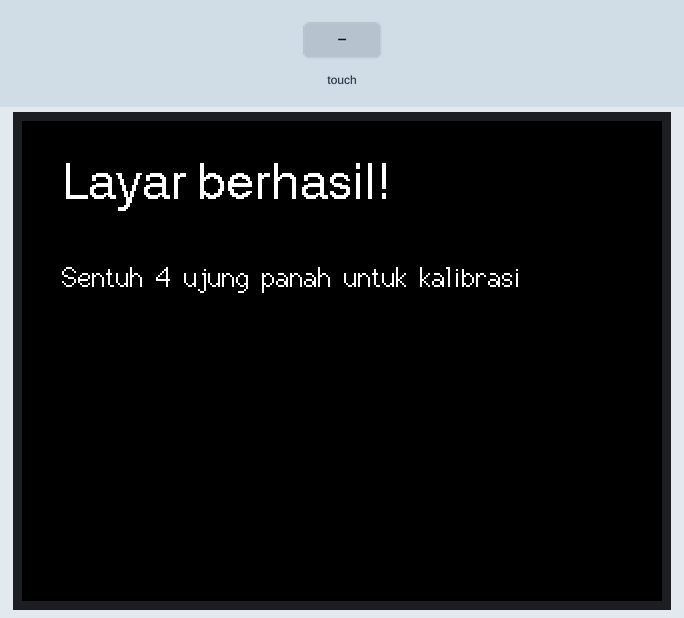
The sketch below on a simulated ESP32. On the bench: 320×240 colour display. The inputs (shaded band) are chosen by the test bench. What the sketch prints to the serial monitor is not drawn.

Above: at 1.7 s.
At 4.4 s:
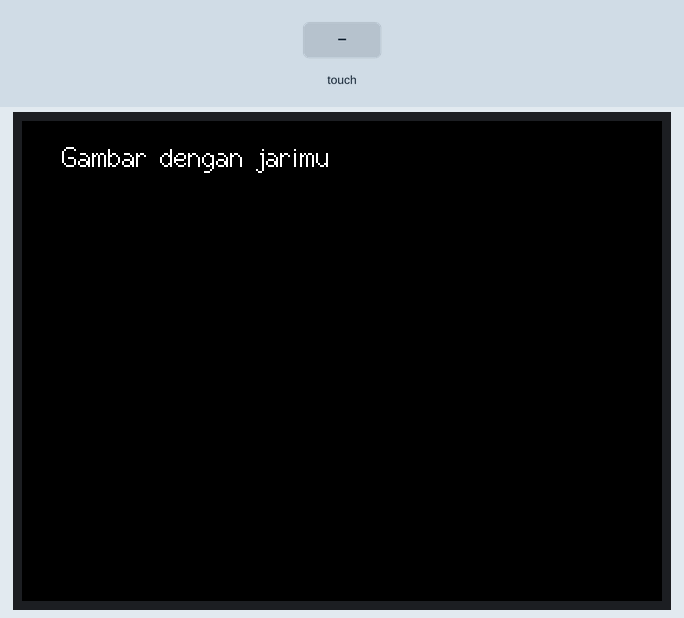
4.5 s: screen touched at 13 % across, 10 % down
6.0 s: screen touched at 38 % across, 10 % down
At 6.6 s:
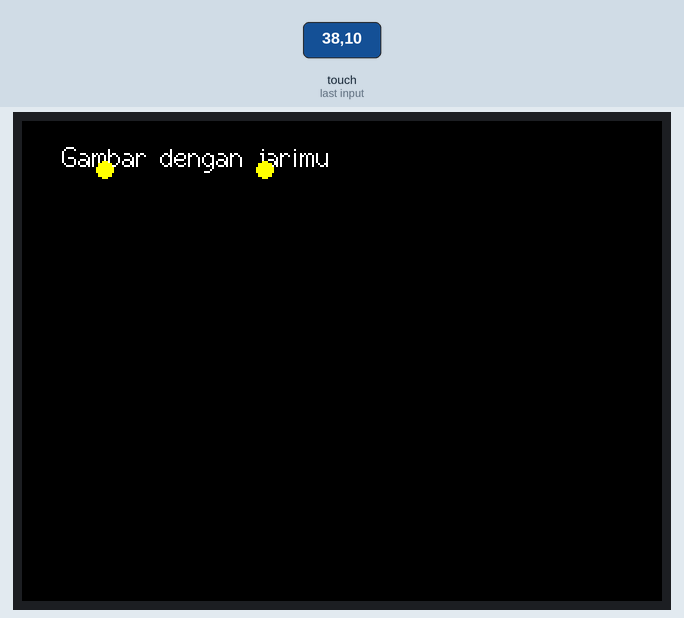
Timing chart, 0 to 9.0 s (numbered marks = the images above; inputs shaded):
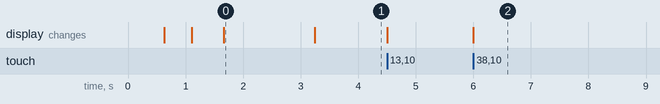

The sketch:

tes_layar.ino
```cpp
// TES LAYAR + SENTUHAN: layar menampilkan warna dan tulisan, lalu titik mengikuti jarimu.
// Library: LovyanGFX
#define LGFX_USE_V1
#include <LovyanGFX.hpp>

#define TFT_SCK   12
#define TFT_MOSI  11
#define TFT_MISO  13
#define TFT_CS    10
#define TFT_DC     9
#define TFT_RST    8
#define TOUCH_CS  14
#define SD_CS     21

class LGFX : public lgfx::LGFX_Device {
  lgfx::Panel_ILI9341 _panel;
  lgfx::Bus_SPI _bus;
  lgfx::Touch_XPT2046 _touch;
public:
  LGFX() {
    { auto c = _bus.config();
      c.spi_host = SPI2_HOST; c.spi_mode = 0; c.freq_write = 27000000; c.freq_read = 16000000;
      c.spi_3wire = false; c.use_lock = true; c.dma_channel = SPI_DMA_CH_AUTO;
      c.pin_sclk = TFT_SCK; c.pin_mosi = TFT_MOSI; c.pin_miso = TFT_MISO; c.pin_dc = TFT_DC;
      _bus.config(c); _panel.setBus(&_bus); }
    { auto c = _panel.config();
      c.pin_cs = TFT_CS; c.pin_rst = TFT_RST; c.pin_busy = -1;
      c.panel_width = 240; c.panel_height = 320;
      c.readable = false; c.invert = false;   // readable=false: pin SDO(MISO) layar sengaja TIDAK disambung
      c.rgb_order = false; c.dlen_16bit = false;
      c.bus_shared = true;                  // SD card dan sentuhan memakai kabel SPI yang sama
      _panel.config(c); }
    { auto c = _touch.config();
      c.x_min = 300; c.x_max = 3900; c.y_min = 300; c.y_max = 3900;
      c.pin_int = -1; c.bus_shared = true; c.offset_rotation = 0;
      c.spi_host = SPI2_HOST; c.freq = 1000000;
      c.pin_sclk = TFT_SCK; c.pin_mosi = TFT_MOSI; c.pin_miso = TFT_MISO; c.pin_cs = TOUCH_CS;
      _touch.config(c); _panel.setTouch(&_touch); }
    setPanel(&_panel);
  }
};

LGFX lcd;

void setup() {
  Serial.begin(115200);
  lcd.init();
  lcd.setRotation(1);                       // mendatar, 320 x 240
  lcd.fillScreen(TFT_RED);   delay(400);
  lcd.fillScreen(TFT_GREEN); delay(400);
  lcd.fillScreen(TFT_BLUE);  delay(400);
  lcd.fillScreen(TFT_BLACK);
  lcd.setTextColor(TFT_WHITE);
  lcd.setFont(&fonts::Font4);
  lcd.drawString("Layar berhasil!", 20, 20);
  lcd.setFont(&fonts::Font2);
  lcd.drawString("Sentuh 4 ujung panah untuk kalibrasi", 20, 70);
  delay(1500);
  uint16_t cal[8];
  lcd.calibrateTouch(cal, TFT_WHITE, TFT_BLACK, 15);
  lcd.fillScreen(TFT_BLACK);
  lcd.drawString("Gambar dengan jarimu", 20, 10);
}

void loop() {
  int32_t x, y;
  if (lcd.getTouch(&x, &y)) {
    lcd.fillCircle(x, y, 4, TFT_YELLOW);
    Serial.printf("sentuh x=%d y=%d\n", (int)x, (int)y);
  }
}
```

Measured:
- after the input at 6.0 s, the display: changes at once (image 2)
- what the display in image 0 shows lasts 1.5 s, from 1.7 s to 3.2 s
